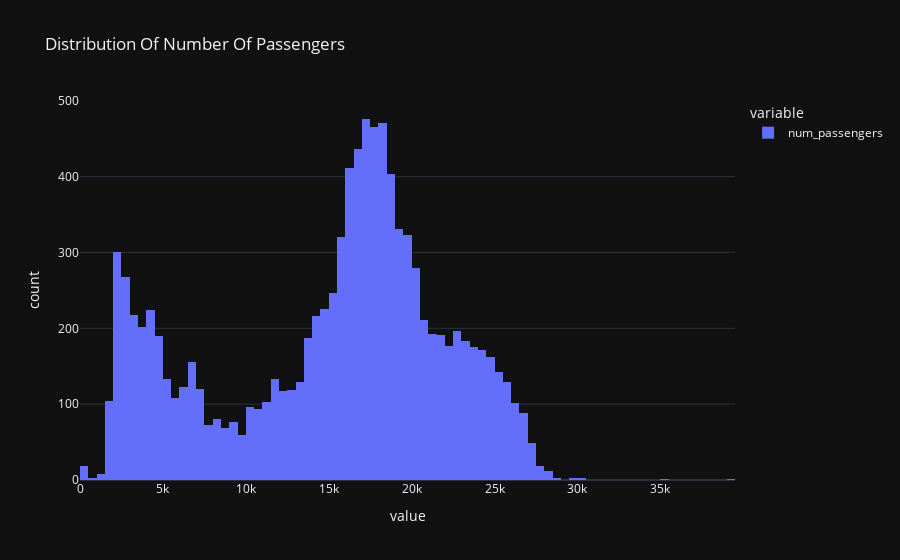

Notebook source saved alongside this figure:
### Markdown cell above
### Visualizing The Distribution Of The Number of Passengers

Here we check the shape of the distribution of the number of passengers over time. This is the random variable for which we are tring to 
detect anomalies, so it makes sense to "see" what it looks like in the dataset.

### Code cell
df["num_passengers"].hist(title= "Distribution Of Number Of Passengers")

### Figure 1 — Plotly figure (JSON) as saved in the notebook; plotly's stock layout.template omitted (floating-point values rounded to 4 significant figures; data arrays with more than 128 entries replaced by an {"elided": "..."} marker saying what was removed)
{"data": [{"alignmentgroup": "True", "bingroup": "x", "hovertemplate": "variable=num_passengers<br>value=%{x}<br>count=%{y}<extra></extra>", "legendgroup": "num_passengers", "marker": {"color": "#636efa", "pattern": {"shape": ""}}, "name": "num_passengers", "offsetgroup": "num_passengers", "orientation": "v", "showlegend": true, "type": "histogram", "x": {"elided": "10320 int values"}, "xaxis": "x", "yaxis": "y"}], "layout": {"autosize": true, "barmode": "relative", "legend": {"title": {"text": "variable"}, "tracegroupgap": 0}, "title": {"text": "Distribution Of Number Of Passengers"}, "xaxis": {"anchor": "y", "autorange": true, "domain": [0, 1], "range": [-0.5, 39500.0], "title": {"text": "value"}, "type": "linear"}, "yaxis": {"anchor": "x", "autorange": true, "domain": [0, 1], "range": [0, 501.1], "title": {"text": "count"}}}}
